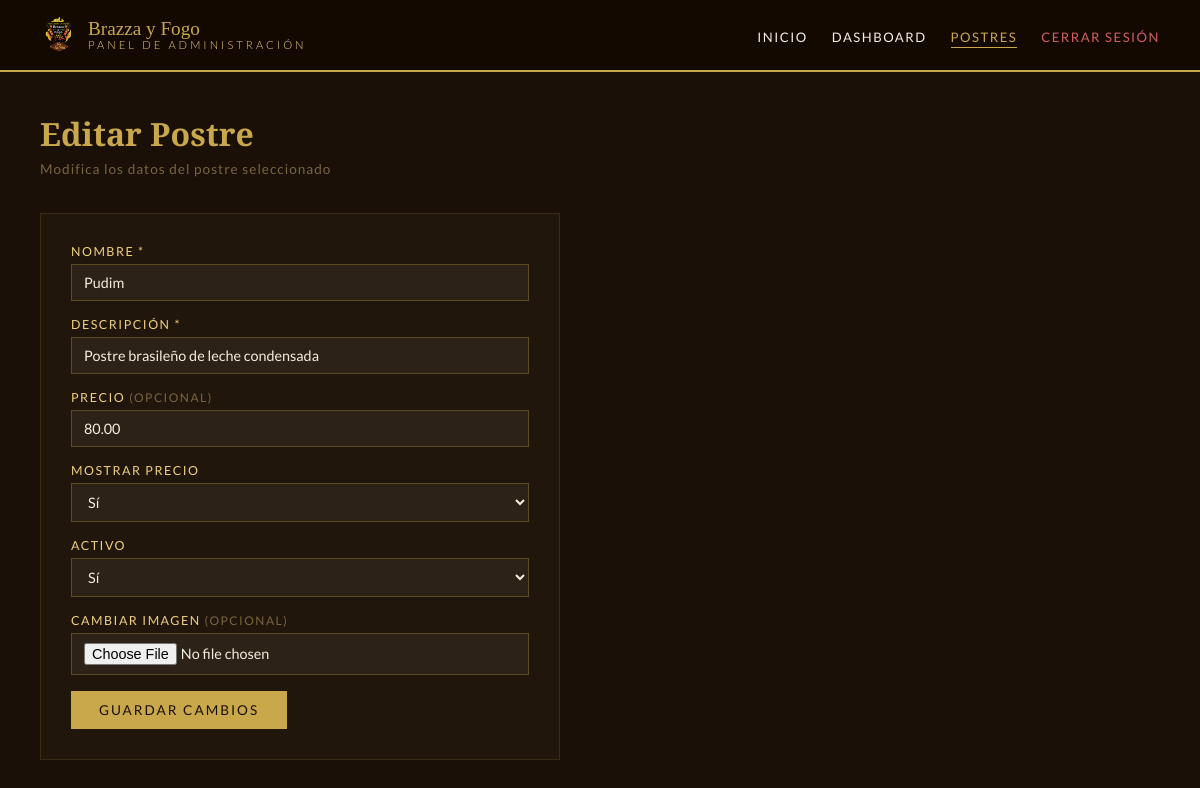
Page /admin/editDessert.php?id=1 (signed in) on the committed database.
### tables this page shows
CREATE TABLE desserts (
    id          INT AUTO_INCREMENT PRIMARY KEY,
    name        VARCHAR(100) NOT NULL,
    description VARCHAR(255),
    image       VARCHAR(255),
    price       DECIMAL(8,2) DEFAULT NULL,
    show_price  TINYINT(1)   DEFAULT 1,
    active      TINYINT(1)   DEFAULT 1,
    created_at  TIMESTAMP DEFAULT CURRENT_TIMESTAMP
);

### admin/editDessert.php (the view, shortened to what this page needs)
<?php
    require '../db/db.php';
    $id     = $_GET['id'];
    $result = mysqli_query($conn, "SELECT * FROM desserts WHERE id = $id");
    $item   = mysqli_fetch_array($result);
?>
<!DOCTYPE html>
<html lang="es">
<head>
  <link rel="stylesheet" href="../assets/css/main.css">
  <link rel="stylesheet" href="../assets/css/admin.css">
</head>
<body>
  <nav class="admin-nav">
    <div class="brand" style="display:flex; align-items:center; gap:10px;">
      <img src="../assets/images/brazza_logo.png" alt="Logo" style="width:38px; height:38px; object-fit:contain; opacity:0.9;">
      <div>Brazza y Fogo<span>Panel de Administración</span></div>
    </div>
    <ul>
      <li><a href="../index.php">Inicio</a></li>
      <li><a href="dashboard.php">Dashboard</a></li>
      <li><a href="menu-desserts.php" class="active">Postres</a></li>
      <li><a href="../db/logout.php" class="nav-logout">Cerrar Sesión</a></li>
    </ul>
  </nav>
  <div class="admin-wrap">
    <h1 class="admin-page-title">Editar Postre</h1>
    <p class="admin-page-sub">Modifica los datos del postre seleccionado</p>
    <form class="admin-form" action="../db/updateDessert.php" method="POST" enctype="multipart/form-data">
      <div><label>Nombre *</label><input type="text" name="name" value="<?php echo $item['name']; ?>"></div>
      <div><label>Descripción *</label><input type="text" name="description" value="<?php echo $item['description']; ?>"></div>
      <div>
        <label>Precio <span style="color:#7a6540; font-size:0.75rem;">(opcional)</span></label>
        <input type="number" name="price" step="0.01" value="<?php echo $item['price']; ?>">
      </div>
      <div>
        <label>Mostrar precio</label>
        <select name="show_price">
          <option value="1" <?php if($item['show_price']==1) echo 'selected'; ?>>Sí</option>
        </select>
      </div>
      <div>
        <label>Activo</label>
        <select name="active">
          <option value="1" <?php if($item['active']==1) echo 'selected'; ?>>Sí</option>
        </select>
      </div>
      <div>
        <label>Cambiar imagen <span style="color:#7a6540; font-size:0.75rem;">(opcional)</span></label>
        <input type="file" name="image" accept=".jpg,.jpeg,.png">
      </div>
      <button type="submit">Guardar Cambios</button>
    </form>
  </div>
</body>
</html>

### assets/css/main.css (style rules this page uses)
:root { --gold: #c9a84c; --gold-light: #f0d080; --dark: #1a1008; --charcoal: #2c1f0e; --red: #8b1a1a; --cream: #f5efe0; --text: #3a2a10; }
* { margin: 0; padding: 0; box-sizing: border-box; }
body { background-color: var(--dark); color: var(--cream); font-family: 'Lato', sans-serif; }
nav { display: flex; justify-content: space-between; align-items: center; padding: 18px 60px; background: rgba(20, 10, 2, 0.95); border-bottom: 1px solid var(--gold); position: sticky; top: 0; z-index: 100; }
nav .brand { font-family: 'Playfair Display', serif; font-size: 1.4rem; color: var(--gold); line-height: 1.1; }
nav .brand span { display: block; font-size: 0.75rem; letter-spacing: 3px; color: var(--gold-light); font-family: 'Lato', sans-serif; font-weight: 300; text-transform: uppercase; }
nav ul { list-style: none; display: flex; gap: 36px; align-items: center; }
nav ul a { text-decoration: none; color: var(--cream); font-size: 0.85rem; letter-spacing: 2px; text-transform: uppercase; transition: color 0.3s; }

### assets/css/admin.css (style rules this page uses)
.admin-nav { display: flex; justify-content: space-between; align-items: center; padding: 16px 40px; background: rgba(20,10,2,0.98); border-bottom: 2px solid var(--gold); position: sticky; top: 0; z-index: 100; }
.admin-nav .brand { font-family: 'Playfair Display', serif; color: var(--gold); font-size: 1.2rem; }
.admin-nav .brand span { font-size: 0.7rem; letter-spacing: 3px; color: var(--gold-light); font-family: 'Lato', sans-serif; font-weight: 300; text-transform: uppercase; display: block; }
.admin-nav ul { list-style: none; display: flex; gap: 24px; align-items: center; }
.admin-nav ul a { text-decoration: none; color: var(--cream); font-size: 0.82rem; letter-spacing: 1.5px; text-transform: uppercase; transition: color 0.3s; }
.admin-nav ul a.active { color: var(--gold); border-bottom: 1px solid var(--gold); padding-bottom: 2px; }
.admin-nav ul .nav-logout { color: #d06060; }
.admin-wrap { max-width: 1200px; margin: 0 auto; padding: 40px 40px; }
.admin-page-title { font-family: 'Playfair Display', serif; color: var(--gold); font-size: 2rem; margin-bottom: 6px; }
.admin-page-sub { color: #7a6540; font-size: 0.85rem; letter-spacing: 1px; margin-bottom: 36px; }
.admin-form { display: flex; flex-direction: column; max-width: 520px; gap: 16px; margin-bottom: 50px; background: rgba(201,168,76,0.04); border: 1px solid rgba(201,168,76,0.15); padding: 30px; }
.admin-form label { display: block; color: var(--gold-light); font-size: 0.78rem; letter-spacing: 1.5px; text-transform: uppercase; margin-bottom: 5px; }
.admin-form input, .admin-form select, .admin-form textarea { width: 100%; background: rgba(255,255,255,0.05); border: 1px solid rgba(201,168,76,0.3); color: var(--cream); padding: 9px 12px; font-family: 'Lato', sans-serif; font-size: 0.9rem; outline: none; transition: border-color 0.3s; }
.admin-form select option { background: var(--charcoal); }
.admin-form button[type="submit"] { padding: 11px 28px; background: var(--gold); color: var(--dark); border: none; font-family: 'Lato', sans-serif; font-size: 0.85rem; letter-spacing: 2px; text-transform: uppercase; cursor: pointer; transition: background 0.3s; align-self: flex-start; }

### rows in the picture
desserts: name "Pudim", description "Postre brasileño de leche condensada", price "80.00", show_price "Sí", active "Sí"
